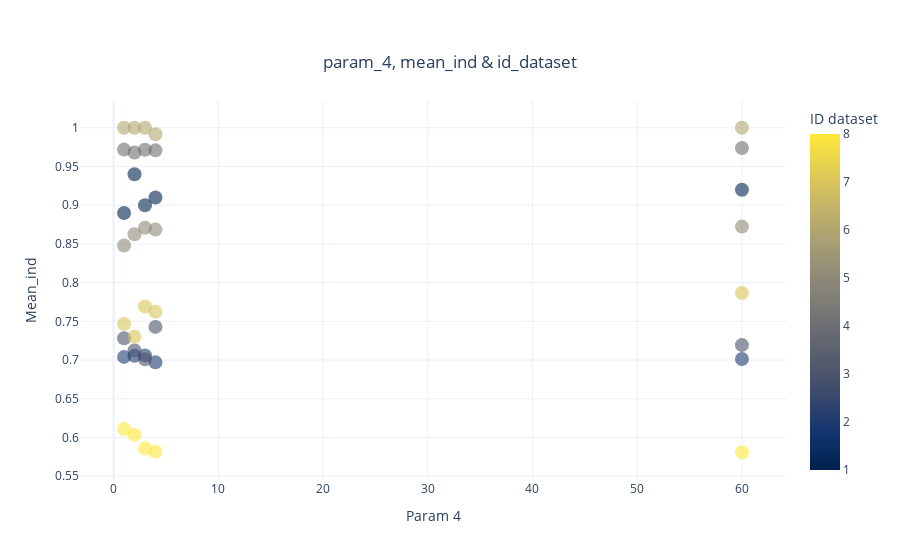

The code cell stored with this chart in its notebook:
### Markdown cell above
Again, only `param4` varies.

### Code cell
plot_mean_param_dataset(df_alg1)

### Figure 1 — Plotly figure (JSON) as saved in the notebook; plotly's stock layout.template omitted (floating-point values rounded to 4 significant figures)
{"data": [{"marker": {"color": [1, 1, 1, 1, 1, 2, 2, 2, 2, 2, 3, 3, 3, 3, 3, 4, 4, 4, 4, 4, 5, 5, 5, 5, 5, 6, 6, 6, 6, 6, 7, 7, 7, 7, 7, 8, 8, 8, 8, 8], "colorbar": {"title": {"text": "ID dataset"}}, "colorscale": [[0, "#00224e"], [0.1111, "#123570"], [0.2222, "#3b496c"], [0.3333, "#575d6d"], [0.4444, "#707173"], [0.5556, "#8a8678"], [0.6667, "#a59c74"], [0.7778, "#c3b369"], [0.8889, "#e1cc55"], [1, "#fee838"]], "opacity": 0.6, "showscale": true, "size": 14}, "mode": "markers", "type": "scatter", "x": [60, 1, 2, 3, 4, 60, 1, 2, 3, 4, 60, 1, 2, 3, 4, 60, 1, 2, 3, 4, 60, 1, 2, 3, 4, 60, 1, 2, 3, 4, 60, 1, 2, 3, 4, 60, 1, 2, 3, 4], "y": [0.92, 0.89, 0.94, 0.9, 0.91, 0.7014, 0.7041, 0.7054, 0.706, 0.697, 0.7193, 0.7281, 0.7125, 0.701, 0.7429, 0.9738, 0.9718, 0.968, 0.9716, 0.9708, 0.8723, 0.8479, 0.8624, 0.8709, 0.8685, 1, 1, 1, 1, 0.9917, 0.7867, 0.7467, 0.73, 0.7692, 0.7625, 0.581, 0.611, 0.6036, 0.586, 0.5815]}], "layout": {"hovermode": "closest", "title": {"text": "param_4, mean_ind & id_dataset", "x": 0.5, "xanchor": "center", "y": 0.9, "yanchor": "top"}, "xaxis": {"title": {"text": "Param 4"}}, "yaxis": {"title": {"text": "Mean_ind"}}}}
